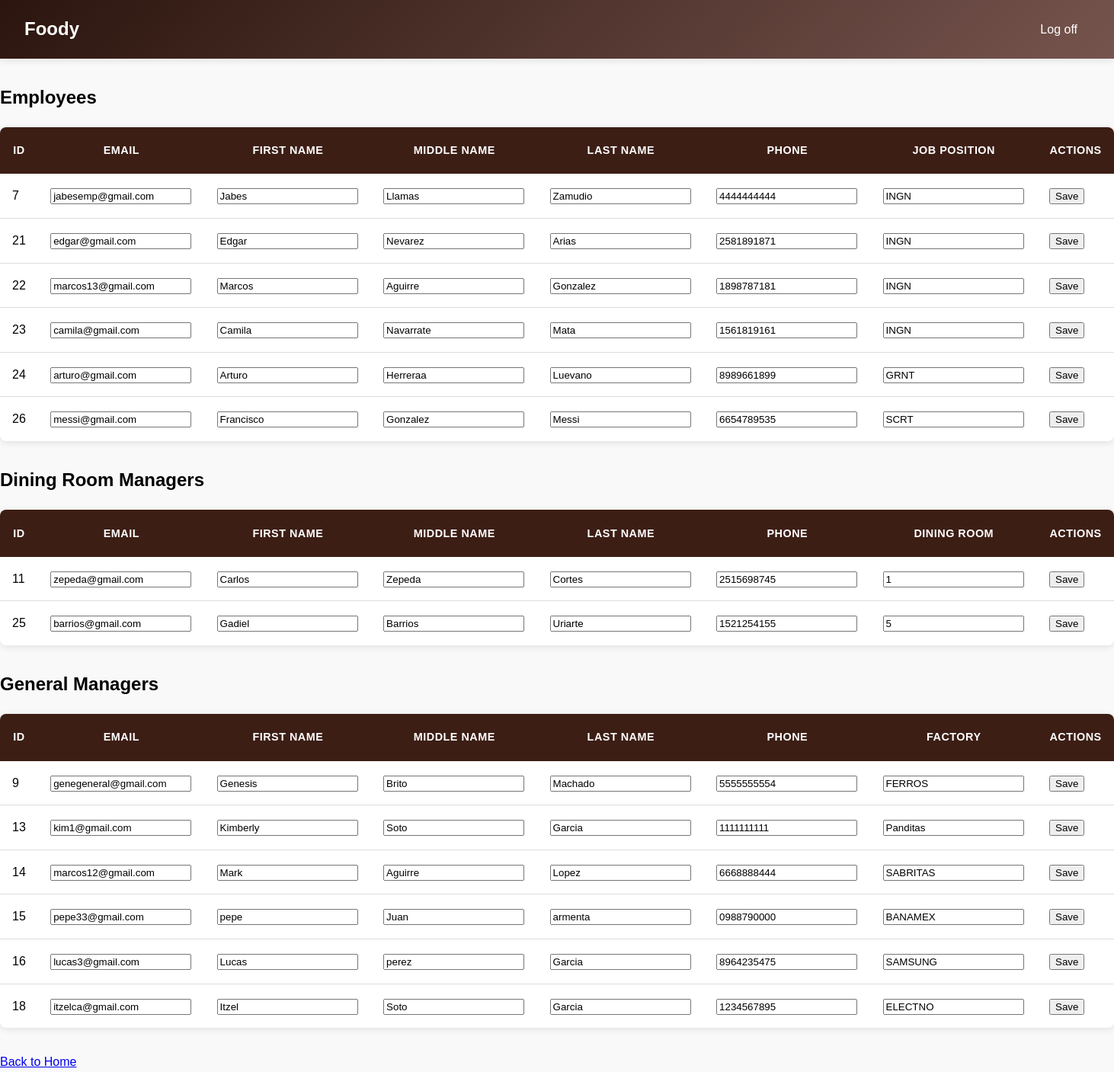
The page /Foody/generalManager/editUsers.php on the database its author committed.
### tables this page shows
CREATE TABLE `employee` (
  `num` int NOT NULL AUTO_INCREMENT,
  `firstName` varchar(20) NOT NULL,
  `middleName` varchar(20) NOT NULL,
  `lastName` varchar(20) DEFAULT NULL,
  `tel` varchar(10) DEFAULT NULL,
  `email` varchar(30) DEFAULT NULL,
  `factory` varchar(8) NOT NULL,
  `jobPosition` varchar(5) NOT NULL,
  `userNum` int DEFAULT NULL,
  PRIMARY KEY (`num`),
  UNIQUE KEY `email` (`email`),
  KEY `factory` (`factory`),
  KEY `jobPosition` (`jobPosition`),
  KEY `userNum` (`userNum`),
  CONSTRAINT `employee_ibfk_1` FOREIGN KEY (`factory`) REFERENCES `factory` (`code`),
  CONSTRAINT `employee_ibfk_2` FOREIGN KEY (`jobPosition`) REFERENCES `jobPosition` (`code`),
  CONSTRAINT `userNum` FOREIGN KEY (`userNum`) REFERENCES `users` (`num`)
);

CREATE TABLE `users` (
  `num` int NOT NULL AUTO_INCREMENT,
  `email` varchar(255) NOT NULL,
  `hash_password` varchar(255) NOT NULL,
  `rol` enum('employee','diningRoomManager','generalManager') DEFAULT NULL,
  PRIMARY KEY (`num`),
  UNIQUE KEY `email` (`email`)
);

CREATE TABLE `diningRoomManager` (
  `num` int NOT NULL AUTO_INCREMENT,
  `firstName` varchar(20) NOT NULL,
  `middleName` varchar(20) NOT NULL,
  `lastName` varchar(20) DEFAULT NULL,
  `tel` varchar(10) DEFAULT NULL,
  `diningRoom` int NOT NULL,
  `userNumber` int NOT NULL,
  PRIMARY KEY (`num`),
  KEY `diningRoom` (`diningRoom`),
  KEY `userNumber` (`userNumber`),
  CONSTRAINT `diningRoomManager_ibfk_1` FOREIGN KEY (`diningRoom`) REFERENCES `diningRoom` (`num`),
  CONSTRAINT `userNumber` FOREIGN KEY (`userNumber`) REFERENCES `users` (`num`)
);

CREATE TABLE `factoryAdmin` (
  `num` int NOT NULL AUTO_INCREMENT,
  `firstName` varchar(20) NOT NULL,
  `middleName` varchar(20) NOT NULL,
  `lastName` varchar(20) DEFAULT NULL,
  `tel` varchar(10) DEFAULT NULL,
  `factory` varchar(8) NOT NULL,
  `user_num` int NOT NULL,
  PRIMARY KEY (`num`),
  KEY `factory` (`factory`),
  KEY `user_num` (`user_num`),
  CONSTRAINT `factoryAdmin_ibfk_1` FOREIGN KEY (`factory`) REFERENCES `factory` (`code`),
  CONSTRAINT `user_num` FOREIGN KEY (`user_num`) REFERENCES `users` (`num`)
);

### Foody/generalManager/editUsers.php (the view, shortened to what this page needs)
<?php
global $conn;
function fetchUsersByRole($role) {
    global $conn;
    try {
        $query = match ($role) {
            'employee' => "SELECT
                e.userNum as num,
                u.email,
                e.firstName,
                e.middleName,
                e.lastName,
                e.tel,
                e.jobPosition as extra_field
                FROM employee e
                LEFT JOIN users u ON e.userNum = u.num
                WHERE u.rol = 'employee'",
            'diningRoomManager' => "SELECT
                d.userNumber as num,
                u.email,
                d.firstName,
                d.middleName,
                d.lastName,
                d.tel,
                d.diningRoom as extra_field
                FROM diningRoomManager d
                LEFT JOIN users u ON d.userNumber = u.num
                WHERE u.rol = 'diningRoomManager'",
            'generalManager' => "SELECT
                f.user_num as num,
                u.email,
                f.firstName,
                f.middleName,
                f.lastName,
                f.tel,
                f.factory as extra_field
                FROM factoryAdmin f
                LEFT JOIN users u ON f.user_num = u.num
                WHERE u.rol = 'generalManager'",
            default => throw new Exception("Invalid role specified")
        };
        $result = $conn->query($query);
        return $result;
    } catch (Exception $e) {
        error_log("Error in fetchUsersByRole: " . $e->getMessage());
        return null;
    }
}
$employees = fetchUsersByRole('employee');
$diningManagers = fetchUsersByRole('diningRoomManager');
$generalManagers = fetchUsersByRole('generalManager');
$roleData = [
    ['title' => 'Employees', 'data' => $employees, 'role' => 'employee', 'extra_field_label' => 'Job Position'],
    ['title' => 'Dining Room Managers', 'data' => $diningManagers, 'role' => 'diningRoomManager', 'extra_field_label' => 'Dining Room'],
    ['title' => 'General Managers', 'data' => $generalManagers, 'role' => 'generalManager', 'extra_field_label' => 'Factory']
];
?>
<!DOCTYPE html>
<html lang="en">
<head>
    <link rel="stylesheet" href="/css/generalManagerCss/listview.css">
</head>
<body>
    <header>
        <div class="menu">
            <a href="homeGeneralManager.php" class="logo">Foody</a>
            <nav class="navbar">
                <ul>
                    <li><a href="../index.php">Log off</a></li>
                </ul>
            </nav>
        </div>
    </header>
    <main>
        <?php foreach ($roleData as $roleInfo): ?>
            <section class="role-section">
                <h2><?php echo $roleInfo['title']; ?></h2>
                <table class="user-table">
                    <thead>
                        <tr>
                            <th>ID</th>
                            <th>Email</th>
                            <th>First Name</th>
                            <th>Middle Name</th>
                            <th>Last Name</th>
                            <th>Phone</th>
                            <th><?php echo $roleInfo['extra_field_label']; ?></th>
                            <th>Actions</th>
                        </tr>
                    </thead>
                    <tbody>
                        <?php
                        if ($roleInfo['data'] && $roleInfo['data']->num_rows > 0):
                            while ($row = $roleInfo['data']->fetch_assoc()):
                        ?>
                            <tr>
                                <form method="POST" onsubmit="return confirm('Are you sure you want to save these changes?');">
                                    <td><?php echo htmlspecialchars($row['num']); ?></td>
                                    <td>
                                        <input type="email" name="email" value="<?php echo htmlspecialchars($row['email']); ?>" required>
                                    </td>
                                    <td>
                                        <input type="text" name="first_name" value="<?php echo htmlspecialchars($row['firstName']); ?>" required>
                                    </td>
                                    <td>
                                        <input type="text" name="middle_name" value="<?php echo htmlspecialchars($row['middleName']); ?>" required>
                                    </td>
                                    <td>
                                        <input type="text" name="last_name" value="<?php echo htmlspecialchars($row['lastName']); ?>" required>
                                    </td>
                                    <td>
                                        <input type="tel" name="tel" value="<?php echo htmlspecialchars($row['tel']); ?>" required>
                                    </td>
                                    <td>
                                        <input type="text" name="extra_field" value="<?php echo htmlspecialchars($row['extra_field']); ?>" required>
                                    </td>
                                    <td class="action-buttons">
                                        <button type="submit" name="edit_user" class="edit-button">Save</button>
                                    </td>
                                </form>
                            </tr>
                        <?php
                            endwhile;
                        endif;
                        ?>
                    </tbody>
                </table>
            </section>
        <?php endforeach; ?>
    </main>
    <div class="buttons">
    <a href="/generalManager/homeGeneralManager.php" class="btn btn-primary">Back to Home</a>
    </div>
</body>
</html>

### Foody/css/generalManagerCss/listview.css (style rules this page uses)
:root { --primary-color: #3c1e15; --secondary-color: #45a049; --danger-color: #dc3545; --background-color: #f9f9f9; --text-color: #333; --border-color: #ddd; --shadow: 0 2px 10px rgba(0, 0, 0, 0.1); --transition: all 0.3s ease; }
body { font-family: 'Arial', Helvetica, sans-serif; margin: 0; padding: 0; background-color: var(--background-color); line-height: 1.6; }
header { background: linear-gradient(135deg, #2b150e 0%, #76544e 100%); padding: 1.2rem 0; box-shadow: 0 2px 10px rgba(0, 0, 0, 0.1); margin-bottom: 2rem; }
.menu { display: flex; justify-content: space-between; align-items: center; max-width: 1400px; margin: 0 auto; padding: 0 2rem; }
.logo { color: white; text-decoration: none; font-size: 1.5rem; font-weight: bold; }
.navbar ul { list-style: none; display: flex; gap: 1rem; margin: 0; padding: 0; }
.navbar a { color: white; text-decoration: none; padding: 0.5rem 1rem; border-radius: 4px; transition: background-color 0.3s; }
table { width: 100%; border-collapse: separate; border-spacing: 0; background-color: white; box-shadow: var(--shadow); border-radius: 8px; overflow: hidden; margin-bottom: 2rem; }
th { background-color: var(--primary-color); color: white; padding: 1.2rem 1rem; font-weight: 600; text-transform: uppercase; font-size: 0.9rem; letter-spacing: 0.5px; }
td { padding: 1rem; border-bottom: 1px solid var(--border-color); vertical-align: middle; }
tr:last-child td { border-bottom: none; }

### rows shown on the page
employee: userNum "7", email "jabesemp@gmail.com", first_name "Jabes", middle_name "Llamas", last_name "Zamudio", tel "4444444444", extra_field "INGN"
employee: userNum "21", email "edgar@gmail.com", first_name "Edgar", middle_name "Nevarez", last_name "Arias", tel "2581891871", extra_field "INGN"
employee: userNum "22", email "marcos13@gmail.com", first_name "Marcos", middle_name "Aguirre", last_name "Gonzalez", tel "1898787181", extra_field "INGN"
employee: userNum "23", email "camila@gmail.com", first_name "Camila", middle_name "Navarrate", last_name "Mata", tel "1561819161", extra_field "INGN"
employee: userNum "24", email "arturo@gmail.com", first_name "Arturo", middle_name "Herreraa", last_name "Luevano", tel "8989661899", extra_field "GRNT"
employee: userNum "26", email "messi@gmail.com", first_name "Francisco", middle_name "Gonzalez", last_name "Messi", tel "6654789535", extra_field "SCRT"
diningroommanager: userNumber "11", email "zepeda@gmail.com", first_name "Carlos", middle_name "Zepeda", last_name "Cortes", tel "2515698745", extra_field "1"
diningroommanager: userNumber "25", email "barrios@gmail.com", first_name "Gadiel", middle_name "Barrios", last_name "Uriarte", tel "1521254155", extra_field "5"
factoryadmin: user_num "9", email "genegeneral@gmail.com", first_name "Genesis", middle_name "Brito", last_name "Machado", tel "5555555554", extra_field "FERROS"
factoryadmin: user_num "13", email "kim1@gmail.com", first_name "Kimberly", middle_name "Soto", last_name "Garcia", tel "1111111111", extra_field "Panditas"
factoryadmin: user_num "14", email "marcos12@gmail.com", first_name "Mark", middle_name "Aguirre", last_name "Lopez", tel "6668888444", extra_field "SABRITAS"
factoryadmin: user_num "15", email "pepe33@gmail.com", first_name "pepe", middle_name "Juan", last_name "armenta", tel "0988790000", extra_field "BANAMEX"
factoryadmin: user_num "16", email "lucas3@gmail.com", first_name "Lucas", middle_name "perez", last_name "Garcia", tel "8964235475", extra_field "SAMSUNG"
factoryadmin: user_num "18", email "itzelca@gmail.com", first_name "Itzel", middle_name "Soto", last_name "Garcia", tel "1234567895", extra_field "ELECTNO"

### other values the page prints
$roleInfo['title'] "Employees"
$roleInfo['extra_field_label'] "JOB POSITION"
$roleInfo['title'] "Dining Room Managers"
$roleInfo['extra_field_label'] "DINING ROOM"
$roleInfo['title'] "General Managers"
$roleInfo['extra_field_label'] "FACTORY"
